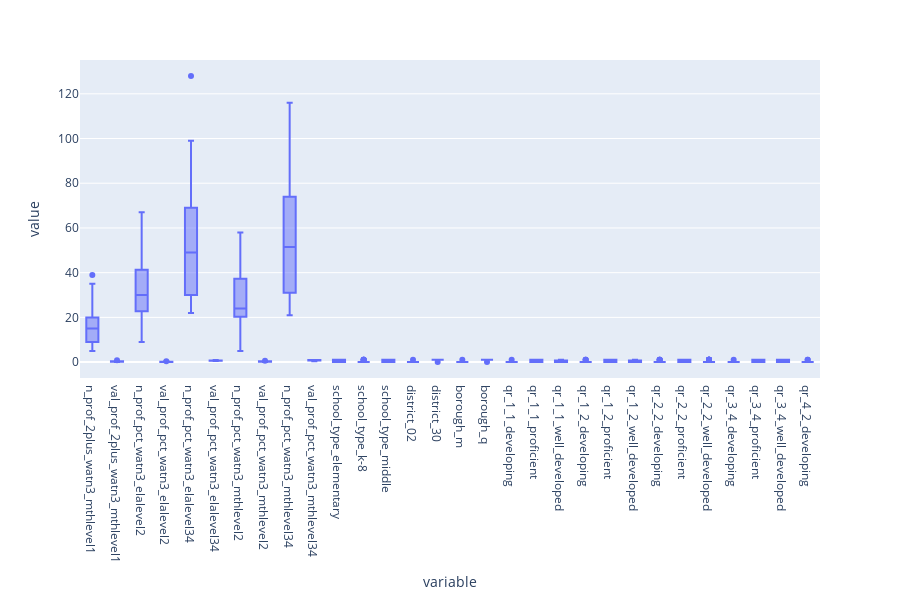

The notebook cell saved with this chart:
### Code cell
# check the distribution of each variable
fig = px.box(pd.melt(modeldf.iloc[:,120:150]), x="variable", y="value", points="outliers")
fig.update_layout(height=600, width=900)

### Figure 1 — Plotly figure (JSON) as saved in the notebook; plotly's stock layout.template omitted (floating-point values rounded to 4 significant figures; data arrays with more than 128 entries replaced by an {"elided": "..."} marker saying what was removed)
{"data": [{"alignmentgroup": "True", "boxpoints": "outliers", "hovertemplate": "variable=%{x}<br>value=%{y}<extra></extra>", "legendgroup": "", "marker": {"color": "#636efa"}, "name": "", "notched": false, "offsetgroup": "", "orientation": "v", "showlegend": false, "type": "box", "x": {"elided": "1170 str values"}, "x0": " ", "xaxis": "x", "y": {"elided": "1170 float values"}, "y0": " ", "yaxis": "y"}], "layout": {"boxmode": "group", "height": 600, "legend": {"tracegroupgap": 0}, "margin": {"t": 60}, "width": 900, "xaxis": {"anchor": "y", "domain": [0, 1], "title": {"text": "variable"}}, "yaxis": {"anchor": "x", "domain": [0, 1], "title": {"text": "value"}}}}
